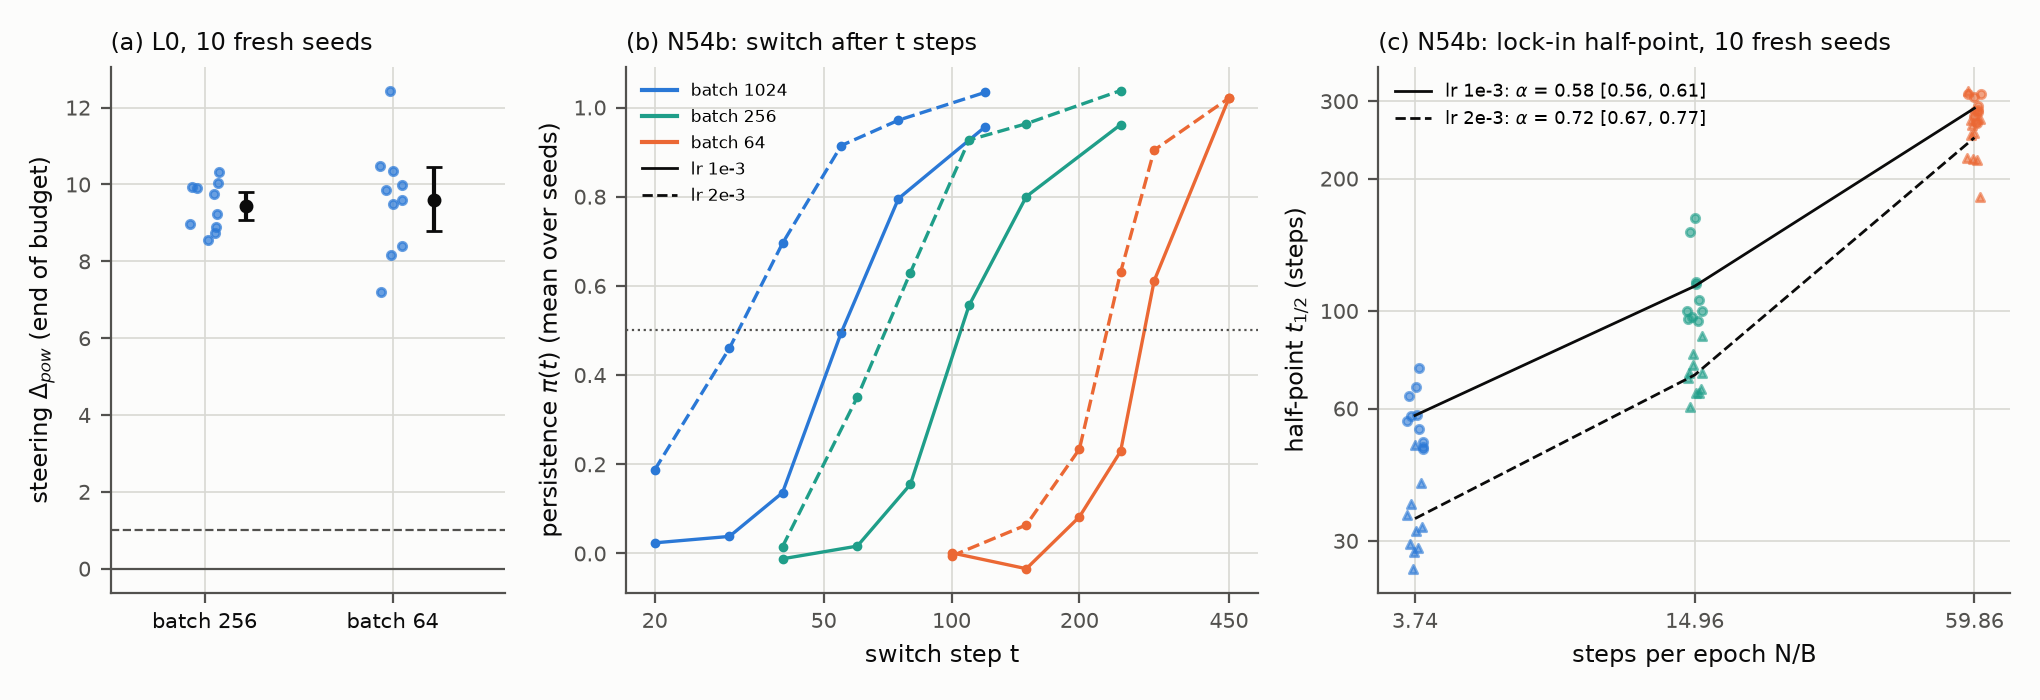

The script that saved this image:
"""Figure 13 (short paper Section 6, proposed main-text Figure 4): the two confirmed minibatch blocks, drawn only from the frozen
summaries (no pilot data). (a) L0: Delta_pow per fresh seed at the end of the budget under i.i.d. minibatches of 256 and 64
(10 seeds), mean with the frozen 95 % CI. (b) N54b: mean persistence pi(t) after a switch at step t, per batch size, lr 1e-3
(solid) and 2e-3 (dashed); 0.5 marks the half-point. (c) N54b: half-point t_1/2 per seed against steps per epoch N/B (log-log),
with the frozen mean slopes alpha. Session 50. Pure file reading, no training.

Reads lab/confirm/L0_summary.json and lab/confirm/N54B_summary.json.
  python lab/paper/figures/fig13_minibatch_confirmed.py          # real data -> fig13_minibatch_confirmed.png/.svg
  python lab/paper/figures/fig13_minibatch_confirmed.py --demo   # synthetic numbers, writes only to a temp dir (code check)
"""
from __future__ import annotations

import json
import sys
import tempfile
from pathlib import Path

import matplotlib

matplotlib.use("Agg")
import matplotlib.pyplot as plt  # noqa: E402
import numpy as np  # noqa: E402

HERE = Path(__file__).resolve().parent
CONF = HERE.parents[1] / "confirm"
C1, C2, C3, INK, MUTED, SURFACE, GRID = "#2a78d6", "#eb6834", "#1f9e89", "#0b0b0b", "#52514e", "#fcfcfb", "#d9d8d3"
BATCH_COL = {"1024": C1, "256": C3, "64": C2}
LRS = (("0.001", "lr 1e-3", "-", "o"), ("0.002", "lr 2e-3", "--", "^"))


def style(a: plt.Axes) -> None:
    a.set_facecolor(SURFACE)
    a.grid(color=GRID, linewidth=0.6)
    a.set_axisbelow(True)
    for side in ("top", "right"):
        a.spines[side].set_visible(False)
    for side in ("left", "bottom"):
        a.spines[side].set_color(MUTED)
    a.tick_params(colors=MUTED, labelsize=7.5)


def ticks(a: plt.Axes, axis: str, vals: list) -> None:
    """Plain tick labels on a log axis (no minor scientific-notation labels)."""
    from matplotlib.ticker import FixedLocator, NullLocator, ScalarFormatter
    ax_ = a.xaxis if axis == "x" else a.yaxis
    ax_.set_major_locator(FixedLocator(vals))
    ax_.set_major_formatter(ScalarFormatter())
    ax_.set_minor_locator(NullLocator())


def plot(l0: dict, nb: dict, out_dir: Path, note: str = "") -> None:
    rng = np.random.default_rng(13)
    fig, (ax, bx, cx) = plt.subplots(1, 3, figsize=(10.2, 3.5), gridspec_kw={"width_ratios": [1, 1.6, 1.6]}, facecolor=SURFACE)
    for a in (ax, bx, cx):
        style(a)
    # (a) L0 confirmation
    rows = [r for r in l0["rows"] if not r.get("technical")]
    for j, (hk, arm, lab) in enumerate((("H1", "iid256", "batch 256"), ("H2", "iid64", "batch 64"))):
        v = np.array([r[f"dpow_{arm}"] for r in rows], float)
        h = l0["hypotheses"][hk]
        ax.scatter(j + rng.uniform(-0.08, 0.08, len(v)), v, s=9, color=C1, alpha=0.7, zorder=2)
        lo, hi = h["ci95"]
        ax.errorbar(j + 0.22, h["mean"], yerr=[[h["mean"] - lo], [hi - h["mean"]]], fmt="o", color=INK, markersize=4, capsize=3, zorder=3)
    ax.axhline(0, color=MUTED, linewidth=0.8)
    ax.axhline(1, color=MUTED, linewidth=0.8, linestyle="--")
    ax.set_xlim(-0.5, 1.6)
    ax.set_xticks([0, 1], ["batch 256", "batch 64"], fontsize=7.5, color=INK)
    ax.set_ylabel(r"steering $\Delta_{pow}$ (end of budget)", fontsize=8.5, color=INK)
    ax.set_title(f"(a) L0, {len(rows)} fresh seeds", fontsize=8.5, color=INK, loc="left")
    # (b) mean pi(t) per batch and lr
    for lr, lrlab, ls, _ in LRS:
        pm = nb["secondary"][f"lr{lr}"]["pi_mean"]
        for b, col in BATCH_COL.items():
            ts = sorted(pm[b], key=float)
            bx.plot([float(t) for t in ts], [pm[b][t] for t in ts], ls, color=col, marker="o", markersize=2.5, linewidth=1.2)
    bx.axhline(0.5, color=MUTED, linewidth=0.8, linestyle=":")
    bx.set_xscale("log")
    ticks(bx, "x", [20, 50, 100, 200, 450])
    bx.set_xlabel("switch step t", fontsize=8.5, color=INK)
    bx.set_ylabel(r"persistence $\pi(t)$ (mean over seeds)", fontsize=8.5, color=INK)
    bx.set_title("(b) N54b: switch after t steps", fontsize=8.5, color=INK, loc="left")
    from matplotlib.lines import Line2D
    keys = [Line2D([], [], color=c, linewidth=1.5, label=f"batch {b}") for b, c in BATCH_COL.items()]
    keys += [Line2D([], [], color=INK, linestyle=ls, linewidth=1.0, label=lab) for _, lab, ls, _ in LRS]
    bx.legend(handles=keys, fontsize=6.3, frameon=False, loc="upper left")
    # (c) t_half per seed against N/B
    for lr, lrlab, ls, mk in LRS:
        rs = nb["rows"][lr]
        n_train = rs[0]["n_train"]
        for b, col in BATCH_COL.items():
            x = n_train / int(b)
            th = [r["th"][b] for r in rs if not r["cens"][b]]
            cx.scatter(x * np.exp(rng.uniform(-0.04, 0.04, len(th))), th, s=9, color=col, marker=mk, alpha=0.6, zorder=2)
        xs = np.array([n_train / int(b) for b in BATCH_COL])
        tm = [nb["secondary"][f"lr{lr}"]["t_half_mean"][b] for b in BATCH_COL]
        al = nb["secondary"][f"lr{lr}"]["alpha"]
        cx.plot(xs, tm, ls, color=INK, linewidth=1.0,
                label=rf"{lrlab}: $\alpha$ = {al['mean']:.2f} [{al['ci95'][0]:.2f}, {al['ci95'][1]:.2f}]")
    cx.set_xscale("log")
    cx.set_yscale("log")
    ticks(cx, "x", [round(3831 / b, 2) for b in (1024, 256, 64)])
    ticks(cx, "y", [30, 60, 100, 200, 300])
    cx.set_xlabel("steps per epoch N/B", fontsize=8.5, color=INK)
    cx.set_ylabel(r"half-point $t_{1/2}$ (steps)", fontsize=8.5, color=INK)
    cx.set_title("(c) N54b: lock-in half-point, 10 fresh seeds", fontsize=8.5, color=INK, loc="left")
    cx.legend(fontsize=6.5, frameon=False, loc="upper left")
    if note:
        fig.suptitle(note, fontsize=8, color=MUTED)
    fig.tight_layout()
    for ext in ("png", "svg"):
        fig.savefig(out_dir / f"fig13_minibatch_confirmed.{ext}", dpi=200, facecolor=SURFACE)


def demo() -> tuple[dict, dict]:
    rng = np.random.default_rng(0)
    l0 = {"rows": [{"seed": s, "dpow_iid256": 9 + rng.normal(), "dpow_iid64": 9 + rng.normal()} for s in range(10)],
          "hypotheses": {"H1": {"mean": 9.0, "ci95": [8.5, 9.5]}, "H2": {"mean": 9.0, "ci95": [8.5, 9.5]}}}
    grid = {"1024": [20, 40, 60, 120], "256": [40, 80, 150, 250], "64": [100, 200, 300, 450]}
    nb = {"rows": {}, "secondary": {}}
    for lr in ("0.001", "0.002"):
        nb["rows"][lr] = [{"n_train": 3831, "th": {b: 30.0 * (3831 / int(b)) ** 0.55 * rng.uniform(0.8, 1.2) for b in grid},
                           "cens": {b: False for b in grid}} for _ in range(10)]
        nb["secondary"][f"lr{lr}"] = {"pi_mean": {b: {str(t): min(1.0, t / grid[b][-1]) for t in ts} for b, ts in grid.items()},
                                      "t_half_mean": {b: 30.0 * (3831 / int(b)) ** 0.55 for b in grid},
                                      "alpha": {"mean": 0.55, "ci95": [0.5, 0.6]}}
    return l0, nb


def main() -> None:
    if sys.argv[1:] == ["--demo"]:
        with tempfile.TemporaryDirectory() as tmp:
            plot(*demo(), Path(tmp), "DEMO (synthetic numbers)")
            print("[fig13] demo ok (nothing written to the repo)")
        return
    l0 = json.loads((CONF / "L0_summary.json").read_text(encoding="utf-8"))
    nb = json.loads((CONF / "N54B_summary.json").read_text(encoding="utf-8"))
    plot(l0, nb, HERE)
    print("[fig13] written")


if __name__ == "__main__":
    main()
